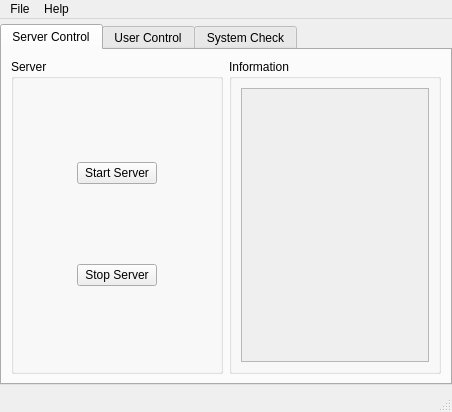
<?xml version="1.0" encoding="UTF-8"?>
<ui version="4.0">
 <class>MainWindow</class>
 <widget class="QMainWindow" name="MainWindow">
  <property name="geometry">
   <rect>
    <x>0</x>
    <y>0</y>
    <width>452</width>
    <height>412</height>
   </rect>
  </property>
  <property name="windowTitle">
   <string>xdIm Server Manager </string>
  </property>
  <widget class="QWidget" name="centralwidget">
   <layout class="QHBoxLayout" name="horizontalLayout">
    <property name="leftMargin">
     <number>0</number>
    </property>
    <property name="topMargin">
     <number>5</number>
    </property>
    <property name="rightMargin">
     <number>0</number>
    </property>
    <property name="bottomMargin">
     <number>5</number>
    </property>
    <item>
     <widget class="QTabWidget" name="Contrl_tabWidget">
      <property name="currentIndex">
       <number>0</number>
      </property>
      <widget class="QWidget" name="serverControl_tab">
       <attribute name="title">
        <string>Server Control</string>
       </attribute>
       <layout class="QHBoxLayout" name="horizontalLayout_2">
        <item>
         <widget class="QGroupBox" name="serverControl_groupBox">
          <property name="sizePolicy">
           <sizepolicy hsizetype="Preferred" vsizetype="Preferred">
            <horstretch>1</horstretch>
            <verstretch>0</verstretch>
           </sizepolicy>
          </property>
          <property name="title">
           <string>Server</string>
          </property>
          <layout class="QGridLayout" name="gridLayout">
           <item row="0" column="0">
            <widget class="QPushButton" name="startServer_pushButton">
             <property name="sizePolicy">
              <sizepolicy hsizetype="Fixed" vsizetype="Fixed">
               <horstretch>0</horstretch>
               <verstretch>0</verstretch>
              </sizepolicy>
             </property>
             <property name="minimumSize">
              <size>
               <width>0</width>
               <height>0</height>
              </size>
             </property>
             <property name="text">
              <string>Start Server</string>
             </property>
            </widget>
           </item>
           <item row="1" column="0">
            <widget class="QPushButton" name="stopServer_pushButton">
             <property name="sizePolicy">
              <sizepolicy hsizetype="Minimum" vsizetype="Fixed">
               <horstretch>0</horstretch>
               <verstretch>0</verstretch>
              </sizepolicy>
             </property>
             <property name="text">
              <string>Stop Server</string>
             </property>
            </widget>
           </item>
          </layout>
         </widget>
        </item>
        <item>
         <widget class="QGroupBox" name="information_groupBox">
          <property name="sizePolicy">
           <sizepolicy hsizetype="Preferred" vsizetype="Preferred">
            <horstretch>1</horstretch>
            <verstretch>0</verstretch>
           </sizepolicy>
          </property>
          <property name="title">
           <string>Information</string>
          </property>
          <layout class="QGridLayout" name="gridLayout_2">
           <item row="0" column="0">
            <widget class="QTextBrowser" name="information_textBrowser">
             <property name="enabled">
              <bool>false</bool>
             </property>
            </widget>
           </item>
          </layout>
         </widget>
        </item>
       </layout>
      </widget>
      <widget class="QWidget" name="userControl_tab">
       <attribute name="title">
        <string>User Control</string>
       </attribute>
       <layout class="QVBoxLayout" name="verticalLayout">
        <item>
         <widget class="QToolBox" name="userControl_toolBox">
          <property name="currentIndex">
           <number>0</number>
          </property>
          <widget class="QWidget" name="userMedia_page">
           <property name="geometry">
            <rect>
             <x>0</x>
             <y>0</y>
             <width>430</width>
             <height>274</height>
            </rect>
           </property>
           <attribute name="label">
            <string>user visit media</string>
           </attribute>
           <layout class="QGridLayout" name="gridLayout_4">
            <item row="0" column="0">
             <widget class="QGroupBox" name="mysql_groupBox">
              <property name="sizePolicy">
               <sizepolicy hsizetype="Preferred" vsizetype="Preferred">
                <horstretch>0</horstretch>
                <verstretch>2</verstretch>
               </sizepolicy>
              </property>
              <property name="title">
               <string>Mysql</string>
              </property>
              <property name="checkable">
               <bool>true</bool>
              </property>
              <property name="checked">
               <bool>false</bool>
              </property>
              <layout class="QGridLayout" name="gridLayout_3">
               <item row="0" column="0">
                <widget class="QLabel" name="label">
                 <property name="sizePolicy">
                  <sizepolicy hsizetype="Fixed" vsizetype="Preferred">
                   <horstretch>2</horstretch>
                   <verstretch>0</verstretch>
                  </sizepolicy>
                 </property>
                 <property name="text">
                  <string>server:</string>
                 </property>
                </widget>
               </item>
               <item row="1" column="0">
                <widget class="QLabel" name="label_2">
                 <property name="sizePolicy">
                  <sizepolicy hsizetype="Fixed" vsizetype="Preferred">
                   <horstretch>2</horstretch>
                   <verstretch>0</verstretch>
                  </sizepolicy>
                 </property>
                 <property name="text">
                  <string>user:</string>
                 </property>
                </widget>
               </item>
               <item row="2" column="0">
                <widget class="QLabel" name="label_3">
                 <property name="sizePolicy">
                  <sizepolicy hsizetype="Fixed" vsizetype="Preferred">
                   <horstretch>2</horstretch>
                   <verstretch>0</verstretch>
                  </sizepolicy>
                 </property>
                 <property name="text">
                  <string>password:</string>
                 </property>
                </widget>
               </item>
               <item row="1" column="1">
                <widget class="QLineEdit" name="lineEdit_3">
                 <property name="sizePolicy">
                  <sizepolicy hsizetype="Expanding" vsizetype="Fixed">
                   <horstretch>3</horstretch>
                   <verstretch>0</verstretch>
                  </sizepolicy>
                 </property>
                </widget>
               </item>
               <item row="0" column="1">
                <widget class="QLineEdit" name="lineEdit">
                 <property name="sizePolicy">
                  <sizepolicy hsizetype="Expanding" vsizetype="Fixed">
                   <horstretch>2</horstretch>
                   <verstretch>0</verstretch>
                  </sizepolicy>
                 </property>
                </widget>
               </item>
               <item row="2" column="1">
                <widget class="QLineEdit" name="lineEdit_2">
                 <property name="sizePolicy">
                  <sizepolicy hsizetype="Expanding" vsizetype="Fixed">
                   <horstretch>3</horstretch>
                   <verstretch>0</verstretch>
                  </sizepolicy>
                 </property>
                </widget>
               </item>
              </layout>
             </widget>
            </item>
            <item row="1" column="0">
             <widget class="QGroupBox" name="xml_groupBox">
              <property name="sizePolicy">
               <sizepolicy hsizetype="Preferred" vsizetype="Preferred">
                <horstretch>0</horstretch>
                <verstretch>1</verstretch>
               </sizepolicy>
              </property>
              <property name="title">
               <string>Xml</string>
              </property>
              <property name="checkable">
               <bool>true</bool>
              </property>
              <property name="checked">
               <bool>false</bool>
              </property>
              <layout class="QHBoxLayout" name="horizontalLayout_5">
               <item>
                <widget class="QLabel" name="xmlfile_label">
                 <property name="text">
                  <string>file:</string>
                 </property>
                </widget>
               </item>
               <item>
                <widget class="QLineEdit" name="xml_lineEdit"/>
               </item>
               <item>
                <widget class="QPushButton" name="openXml_pushButton">
                 <property name="sizePolicy">
                  <sizepolicy hsizetype="Fixed" vsizetype="Fixed">
                   <horstretch>0</horstretch>
                   <verstretch>0</verstretch>
                  </sizepolicy>
                 </property>
                 <property name="text">
                  <string>open Xml</string>
                 </property>
                </widget>
               </item>
              </layout>
             </widget>
            </item>
            <item row="2" column="0">
             <widget class="QGroupBox" name="text_groupBox">
              <property name="sizePolicy">
               <sizepolicy hsizetype="Preferred" vsizetype="Preferred">
                <horstretch>0</horstretch>
                <verstretch>1</verstretch>
               </sizepolicy>
              </property>
              <property name="title">
               <string>Text</string>
              </property>
              <property name="checkable">
               <bool>true</bool>
              </property>
              <property name="checked">
               <bool>false</bool>
              </property>
              <layout class="QHBoxLayout" name="horizontalLayout_6">
               <item>
                <widget class="QLabel" name="textfile_label">
                 <property name="text">
                  <string>file:</string>
                 </property>
                </widget>
               </item>
               <item>
                <widget class="QLineEdit" name="text_lineEdit"/>
               </item>
               <item>
                <widget class="QPushButton" name="openText_pushButton">
                 <property name="sizePolicy">
                  <sizepolicy hsizetype="Fixed" vsizetype="Fixed">
                   <horstretch>0</horstretch>
                   <verstretch>0</verstretch>
                  </sizepolicy>
                 </property>
                 <property name="text">
                  <string>open txt</string>
                 </property>
                </widget>
               </item>
              </layout>
             </widget>
            </item>
           </layout>
          </widget>
          <widget class="QWidget" name="userInfo_page">
           <property name="geometry">
            <rect>
             <x>0</x>
             <y>0</y>
             <width>96</width>
             <height>79</height>
            </rect>
           </property>
           <attribute name="label">
            <string>user infomation</string>
           </attribute>
           <layout class="QGridLayout" name="gridLayout_5">
            <item row="0" column="0">
             <widget class="QTableView" name="userInfo_tableView"/>
            </item>
           </layout>
          </widget>
         </widget>
        </item>
       </layout>
      </widget>
      <widget class="QWidget" name="systemCheck_tab">
       <attribute name="title">
        <string>System Check</string>
       </attribute>
       <layout class="QHBoxLayout" name="horizontalLayout_4">
        <item>
         <widget class="QGroupBox" name="loginUsers_groupBox">
          <property name="sizePolicy">
           <sizepolicy hsizetype="Preferred" vsizetype="Preferred">
            <horstretch>1</horstretch>
            <verstretch>0</verstretch>
           </sizepolicy>
          </property>
          <property name="title">
           <string>Login users</string>
          </property>
          <layout class="QGridLayout" name="gridLayout_8">
           <item row="0" column="0">
            <widget class="QTableView" name="loginUsers_tableView"/>
           </item>
          </layout>
         </widget>
        </item>
        <item>
         <widget class="QGroupBox" name="messageLogs_groupBox">
          <property name="sizePolicy">
           <sizepolicy hsizetype="Preferred" vsizetype="Preferred">
            <horstretch>1</horstretch>
            <verstretch>0</verstretch>
           </sizepolicy>
          </property>
          <property name="title">
           <string>Message logs</string>
          </property>
          <layout class="QGridLayout" name="gridLayout_9">
           <item row="0" column="0">
            <widget class="QListView" name="messageLogs_listView"/>
           </item>
          </layout>
         </widget>
        </item>
       </layout>
      </widget>
     </widget>
    </item>
   </layout>
  </widget>
  <widget class="QMenuBar" name="menubar">
   <property name="geometry">
    <rect>
     <x>0</x>
     <y>0</y>
     <width>452</width>
     <height>18</height>
    </rect>
   </property>
   <widget class="QMenu" name="menuFile">
    <property name="font">
     <font>
      <pointsize>9</pointsize>
     </font>
    </property>
    <property name="title">
     <string>File</string>
    </property>
    <widget class="QMenu" name="menuLanguage">
     <property name="font">
      <font>
       <pointsize>9</pointsize>
      </font>
     </property>
     <property name="title">
      <string>Language</string>
     </property>
     <addaction name="actionEnglish"/>
     <addaction name="actionChinese"/>
    </widget>
    <addaction name="actionLoad_Config"/>
    <addaction name="actionSave_Config"/>
    <addaction name="menuLanguage"/>
    <addaction name="actionExit"/>
   </widget>
   <widget class="QMenu" name="menuHelp">
    <property name="font">
     <font>
      <pointsize>9</pointsize>
     </font>
    </property>
    <property name="title">
     <string>Help</string>
    </property>
    <addaction name="actionAbout"/>
   </widget>
   <addaction name="menuFile"/>
   <addaction name="menuHelp"/>
  </widget>
  <widget class="QStatusBar" name="statusbar"/>
  <action name="actionAbout">
   <property name="text">
    <string>About</string>
   </property>
   <property name="font">
    <font/>
   </property>
  </action>
  <action name="actionExit">
   <property name="text">
    <string>Exit</string>
   </property>
  </action>
  <action name="actionSave_Config">
   <property name="text">
    <string>Save Config</string>
   </property>
   <property name="font">
    <font/>
   </property>
  </action>
  <action name="actionLoad_Config">
   <property name="text">
    <string>Load Config</string>
   </property>
   <property name="font">
    <font/>
   </property>
  </action>
  <action name="actionEnglish">
   <property name="text">
    <string>English</string>
   </property>
   <property name="font">
    <font/>
   </property>
  </action>
  <action name="actionChinese">
   <property name="text">
    <string>Chinese</string>
   </property>
   <property name="font">
    <font/>
   </property>
  </action>
 </widget>
 <resources/>
 <connections>
  <connection>
   <sender>actionExit</sender>
   <signal>activated()</signal>
   <receiver>MainWindow</receiver>
   <slot>close()</slot>
   <hints>
    <hint type="sourcelabel">
     <x>-1</x>
     <y>-1</y>
    </hint>
    <hint type="destinationlabel">
     <x>184</x>
     <y>178</y>
    </hint>
   </hints>
  </connection>
 </connections>
</ui>
